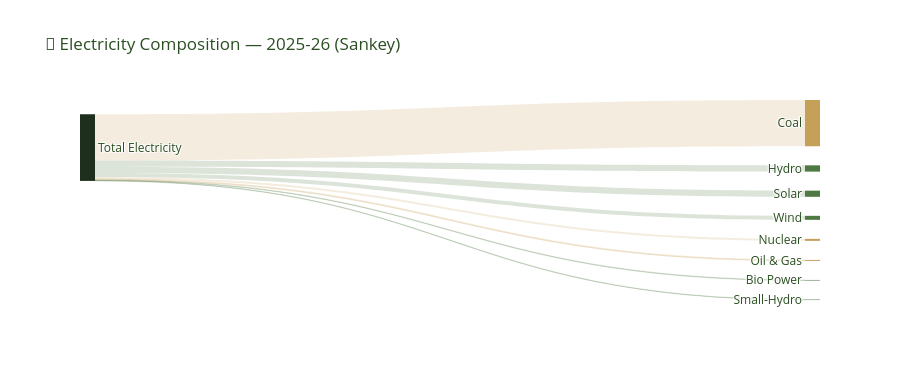

The cell this chart's notebook holds for it:
### Code cell
last = df_gen[df_gen["Year"] == "2025-26"].iloc[0]
sources_list = ["Coal","Oil & Gas","Nuclear","Hydro","Wind","Solar","Bio Power","Small-Hydro"]
vals = [float(last[s]) for s in sources_list]
labels = ["Total Electricity"] + sources_list

node_colors = ["#1E2F1E","#C5A059","#C5A059","#C5A059",
               "#4F7942","#4F7942","#4F7942","#4F7942","#4F7942"]
link_colors = ["rgba(197,160,89,0.20)"]*3 + ["rgba(79,121,66,0.20)"]*5

fig_sankey = go.Figure(go.Sankey(
    arrangement="snap",
    node=dict(pad=25, thickness=15,
              line=dict(color="rgba(0,0,0,0)", width=0),
              label=labels, color=node_colors),
    link=dict(source=[0]*len(sources_list),
              target=list(range(1, len(sources_list)+1)),
              value=vals, color=link_colors)
))
fig_sankey.update_layout(
    title="🔀 Electricity Composition — 2025-26 (Sankey)",
    font=dict(size=12, color="#2a4f22"),
    height=380
)
fig_sankey.show()

### Figure 1 — Plotly figure (JSON) as saved in the notebook; plotly's stock layout.template omitted (floating-point values rounded to 4 significant figures)
{"data": [{"arrangement": "snap", "link": {"color": ["rgba(197,160,89,0.20)", "rgba(197,160,89,0.20)", "rgba(197,160,89,0.20)", "rgba(79,121,66,0.20)", "rgba(79,121,66,0.20)", "rgba(79,121,66,0.20)", "rgba(79,121,66,0.20)", "rgba(79,121,66,0.20)"], "source": [0, 0, 0, 0, 0, 0, 0, 0], "target": [1, 2, 3, 4, 5, 6, 7, 8], "value": [1162.0, 24.83, 50.07, 157.7, 100.2, 153.9, 14.06, 11.02]}, "node": {"color": ["#1E2F1E", "#C5A059", "#C5A059", "#C5A059", "#4F7942", "#4F7942", "#4F7942", "#4F7942", "#4F7942"], "label": ["Total Electricity", "Coal", "Oil & Gas", "Nuclear", "Hydro", "Wind", "Solar", "Bio Power", "Small-Hydro"], "line": {"color": "rgba(0,0,0,0)", "width": 0}, "pad": 25, "thickness": 15}, "type": "sankey"}], "layout": {"font": {"color": "#2a4f22", "size": 12}, "height": 380, "title": {"text": "🔀 Electricity Composition — 2025-26 (Sankey)"}}}
